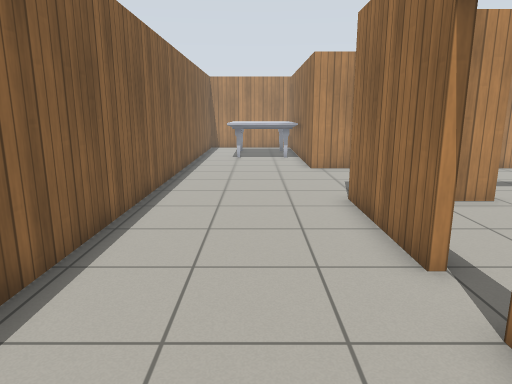
view 1 (above)

16 first-person views from a walk through a robot-simulator world made for Gazebo. The camera is 1.2 m above the floor, tilts 12° down and sees 70° across. The floor is counted in squares, 0.5 m on a side. Each view is taken from the middle of a square. On the plan, view 1 faces up. The plan holds only what a view shows up to about 20 squares ahead; the rest is blank. Simple patterns stand in for the simulator's built-in surfaces.

view 2
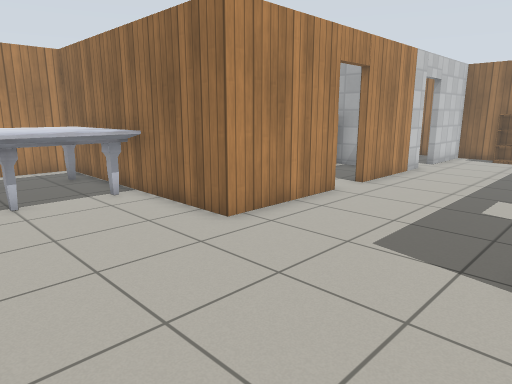

view 3
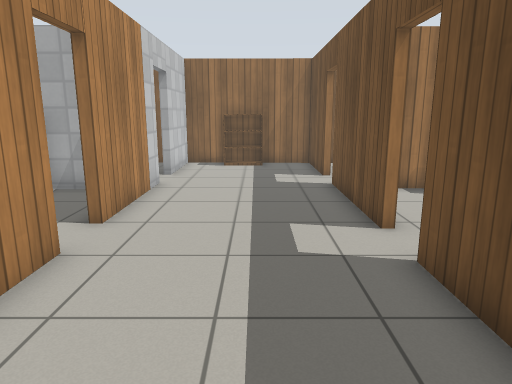

view 4
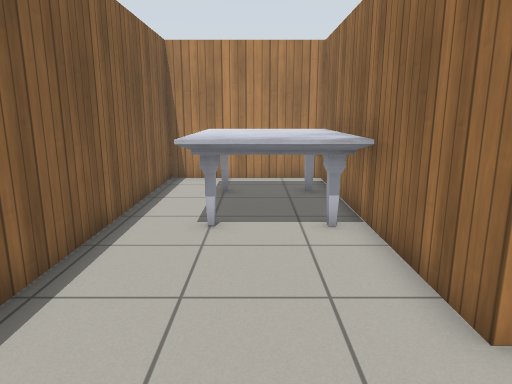

view 5
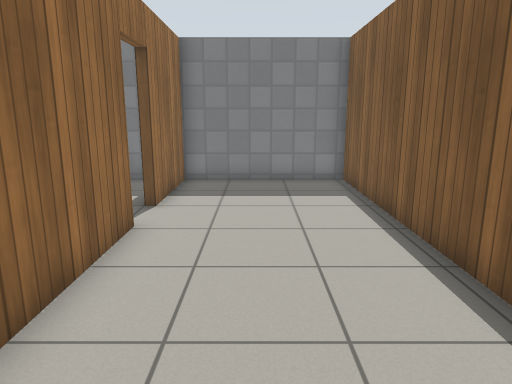

view 6
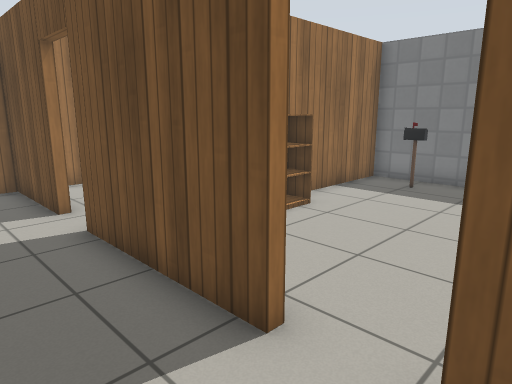

view 7
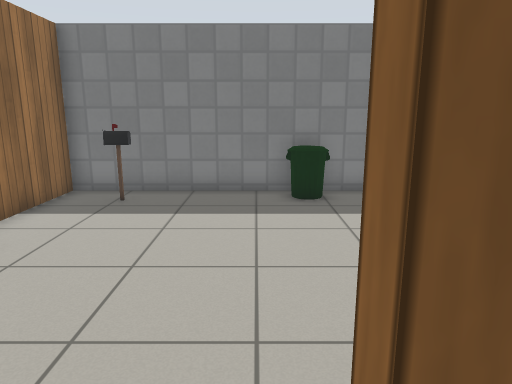

view 8
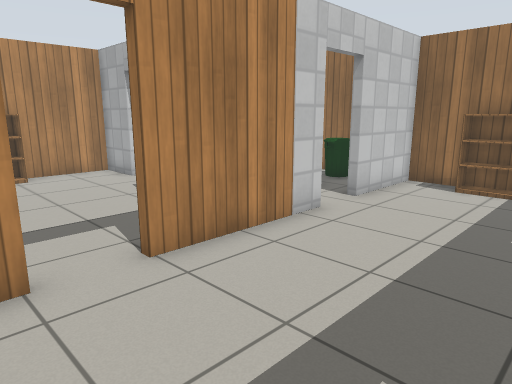

view 9
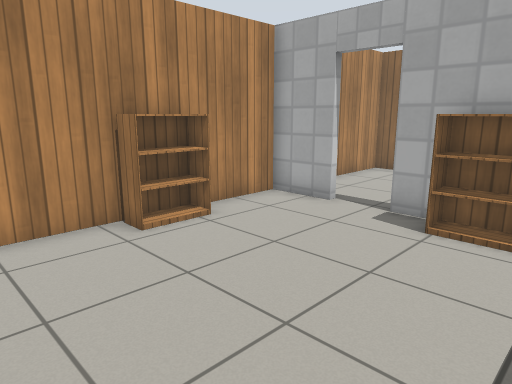

view 10
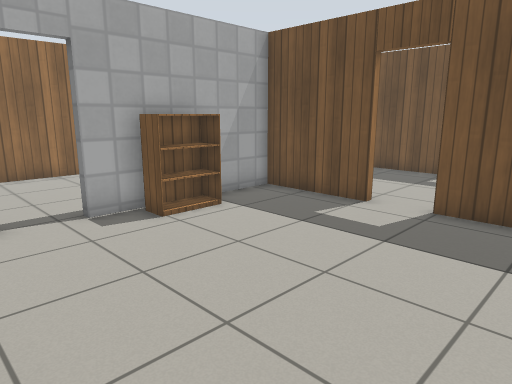

view 11
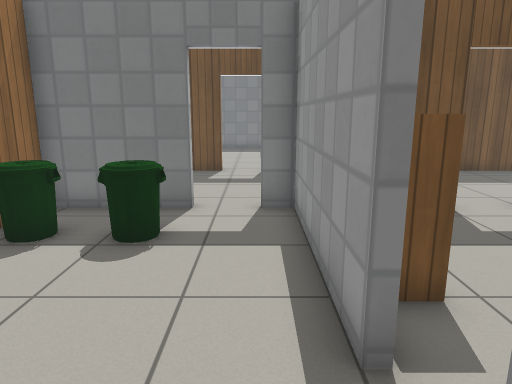

view 12
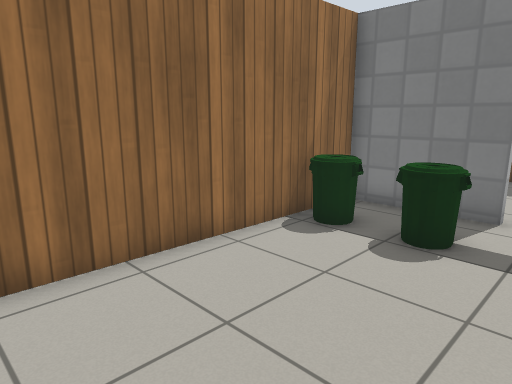

view 13
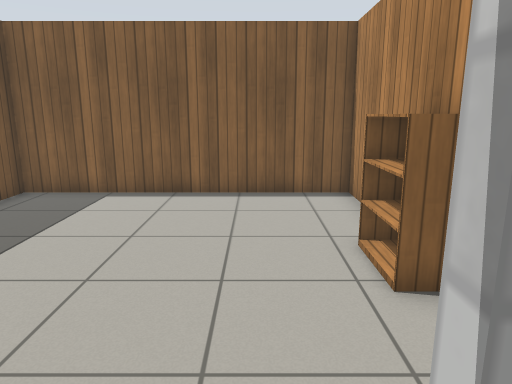

view 14
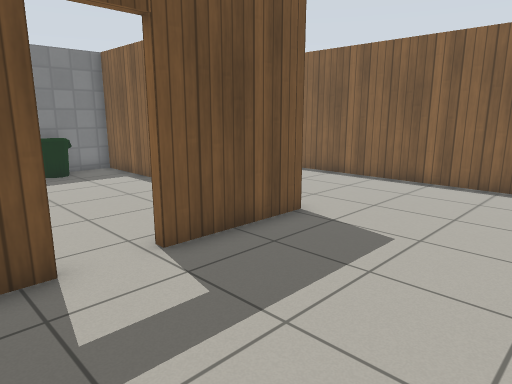

view 15
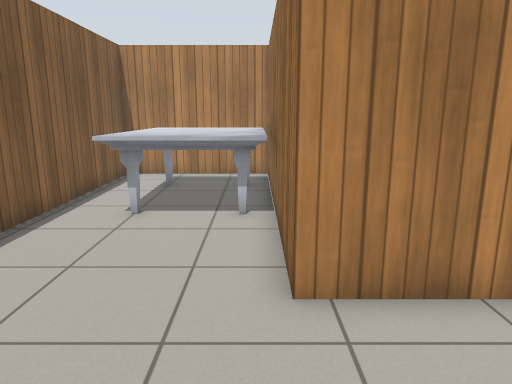

view 16
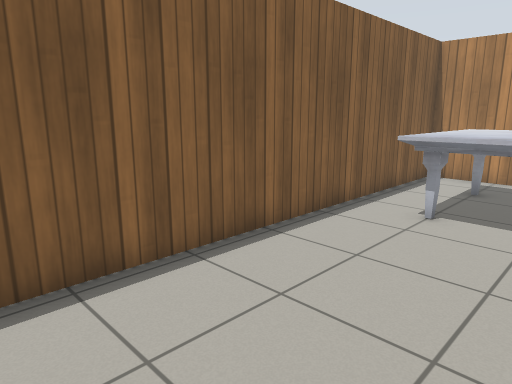

### Floor plan
Ten units are one square. View 1 is at (0, 0); x grows to the right and y downward. Boxes are objects, and circles mark ways between rooms. Rooms are numbered by the first view taken in them; rooms with no view inside come last. Other rooms are left out.
<svg viewBox="-38 -274 239 284">
<path fill="none" stroke="#000" d="M71 -164 25 -164 25 -269 -33 -269 -33 5 27 5 27 -36M85 -103 137 -103M27 -52 27 -103 67 -103M139 -164 89 -164M154 -103 193 -103 194 -164 156 -164M87 -167 127 -167 127 -230M127 -246 127 -269 28 -269 28 -167 39 -167M54 -167 71 -167M130 -230 130 -167 139 -167M156 -167 194 -167 196 -269 164 -269M67 -100 55 -100M30 -32 30 5 129 5 129 -49M129 -74 129 -84"/>
<rect x="-15" y="-255" width="40" height="60" fill="#bbb"><title>marble table</title></rect>
<rect x="185" y="-145" width="10" height="20" fill="#bbb"><title>bookshelf</title></rect>
<rect x="75" y="-265" width="20" height="10" fill="#bbb"><title>bookshelf</title></rect>
<rect x="115" y="-215" width="10" height="20" fill="#bbb"><title>bookshelf</title></rect>
<rect x="155" y="-195" width="20" height="10" fill="#bbb"><title>bin</title></rect>
<rect x="175" y="-195" width="20" height="10" fill="#bbb"><title>bin</title></rect>
<rect x="45" y="-15" width="20" height="20" fill="#bbb"><title>bin</title></rect>
<rect x="105" y="-15" width="10" height="10" fill="#bbb"><title>postbox</title></rect>
<rect x="115" y="-75" width="10" height="30" fill="#bbb"><title>bookshelf</title></rect>
<circle cx="80" cy="-168" r="3" fill="#2a7"/>
<circle cx="147" cy="-167" r="3" fill="#2a7"/>
<circle cx="30" cy="-45" r="3" fill="#2a7"/>
<circle cx="75" cy="-100" r="3" fill="#2a7"/>
<circle cx="130" cy="-235" r="3" fill="#2a7"/>
<text x="40" y="-130">1</text>
<text x="80" y="-220">2</text>
<text x="160" y="-220">3</text>
<text x="80" y="-50">4</text>
</svg>
Room 1 opens to room 2. Room 1 opens to room 3. Room 1 opens to room 4. Room 2 opens to room 3.

Where each view was taken, in squares from view 1:
view 1: 0 up, 0 right, facing up
view 2: 10 up, 3 left, facing up-right
view 3: 13 up, 1 right, facing right
view 4: 13 up, 0 right, facing up
view 5: 13 up, 0 right, facing down
view 6: 13 up, 6 right, facing down-right
view 7: 11 up, 7 right, facing down
view 8: 11 up, 6 right, facing up-right
view 9: 19 up, 4 right, facing up-right
view 10: 26 up, 4 right, facing down-right
view 11: 26 up, 14 right, facing down
view 12: 26 up, 14 right, facing down-right
view 13: 24 up, 14 right, facing left
view 14: 16 up, 10 right, facing down-left
view 15: 12 up, 2 right, facing up
view 16: 12 up, 2 right, facing up-left
